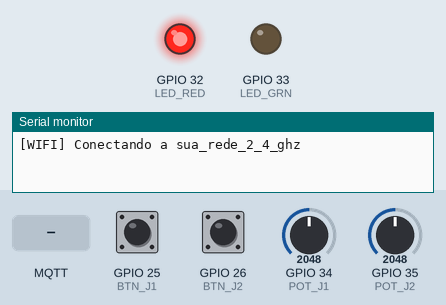
Simulated run of this sketch. Board: ESP32. On the bench: output pins drawn as LEDs (lit = HIGH), the last lines printed to the serial monitor. The inputs (shaded band) are chosen by the test bench; at power-on: GPIO 25 (BTN_J1) HIGH, GPIO 26 (BTN_J2) HIGH, GPIO 34 (POT_J1) = 2048, GPIO 35 (POT_J2) = 2048. WiFi joins after 1.5 s; servers stay silent unless stated; random numbers use the default seed unless the sketch sets one; no MQTT or app messages arrive unless stated.

Above: at 0.1 s.
At 2.7 s:
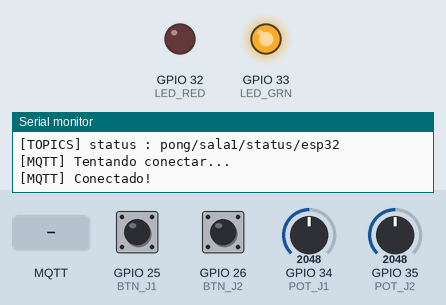
2.8 s: MQTT message "READY" arrives on the first subscribed topic
4.3 s: MQTT message "RESET_BALL" arrives on the first subscribed topic
5.8 s: MQTT message "PAUSE" arrives on the first subscribed topic
Timing chart, 0 to 8.8 s (numbered marks = the images above; inputs shaded):
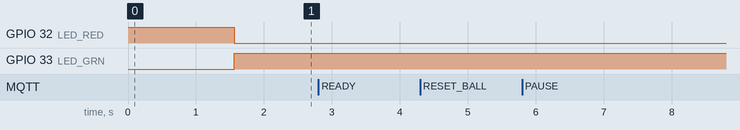

The sketch:

pong-esp32.ino
```cpp
/*
 * ============================================================
 *  PONG ESP32 — Firmware Completo
 *  Requisitos atendidos:
 *    ✅ Tópicos hierárquicos  pong/sala1/jogador1/movimento ...
 *    ✅ LWT configurado no connect()
 *    ✅ Retained Messages no status online
 *    ✅ QoS diferenciados por tipo de mensagem
 *    ✅ Potenciômetro (raquete) + Botão (READY)
 *    ✅ Limitador de borda (clamp 0–504)
 *    ✅ Backend autoritativo para física e placar
 *    ✅ LED de status visual
 * ============================================================
 *
 *  Ligações físicas:
 *    GPIO 34  → Potenciômetro J1 (wiper)
 *    GPIO 35  → Potenciômetro J2 (wiper)
 *    GPIO 25  → Botão J1 (INPUT_PULLUP → GND quando pressionado)
 *    GPIO 26  → Botão J2 (INPUT_PULLUP → GND quando pressionado)
 *    GPIO 32  → LED vermelho (+ resistor 330Ω → GND)
 *    GPIO 33  → LED verde   (+ resistor 330Ω → GND)
 *    3.3V     → Extremidade VCC dos potenciômetros
 *    GND      → Extremidade GND dos potenciômetros e botões
 * ============================================================
 */

#include <WiFi.h>
#include <WiFiClientSecure.h>
#include <PubSubClient.h>
#include <ArduinoJson.h>
#include "secrets.h"  // Credenciais locais; este arquivo nao vai para o Git.

// ============================================================
//  Pinos
// ============================================================
const int POT_J1   = 34;
const int POT_J2   = 35;
const int BTN_J1   = 25;
const int BTN_J2   = 26;
const int LED_RED  = 32;
const int LED_GRN  = 33;

// ============================================================
//  Dimensões do canvas (espelha o front)
// ============================================================
const int CANVAS_H   = 600;
const int PADDLE_H   = 96;
const int PADDLE_MIN = 0;
const int PADDLE_MAX = CANVAS_H - PADDLE_H;   // 504

// ============================================================
//  Wi-Fi
// ============================================================
// ============================================================
//  MQTT — HiveMQ Cloud
//  Troque para suas credenciais HiveMQ Cloud
// ============================================================
// MQTT_HOST, MQTT_PORT, MQTT_USER e MQTT_PASS ficam em secrets.h.

// ============================================================
//  Sala fixa (poderia vir de EEPROM ou config)
// ============================================================
const char* SALA = "sala1";

// ============================================================
//  Tópicos — hierarquia obrigatória da disciplina
//  pong/<sala>/<jogador>/movimento
//  pong/<sala>/estado
//  pong/<sala>/placar
//  pong/<sala>/status
//  pong/<sala>/chat
// ============================================================
char TOPIC_MOV_J1[40];    // pong/sala1/jogador1/movimento
char TOPIC_MOV_J2[40];    // pong/sala1/jogador2/movimento
char TOPIC_STATUS[48];    // pong/sala1/status/esp32
char TOPIC_CHAT[40];      // pong/sala1/chat
char TOPIC_CMDS[40];      // pong/sala1/comandos   (backend → ESP32)

void buildTopics() {
  snprintf(TOPIC_MOV_J1, sizeof(TOPIC_MOV_J1), "pong/%s/jogador1/movimento", SALA);
  snprintf(TOPIC_MOV_J2, sizeof(TOPIC_MOV_J2), "pong/%s/jogador2/movimento", SALA);
  snprintf(TOPIC_STATUS, sizeof(TOPIC_STATUS), "pong/%s/status/esp32",        SALA);
  snprintf(TOPIC_CHAT,   sizeof(TOPIC_CHAT),   "pong/%s/chat",                SALA);
  snprintf(TOPIC_CMDS,   sizeof(TOPIC_CMDS),   "pong/%s/comandos",            SALA);
}

// ============================================================
//  MQTT client
// ============================================================
WiFiClientSecure espClient;
PubSubClient mqtt(espClient);

// ============================================================
//  Estado do jogo
// ============================================================
int   posJ1 = CANVAS_H / 2 - PADDLE_H / 2;
int   posJ2 = CANVAS_H / 2 - PADDLE_H / 2;
int   lastJ1 = -1, lastJ2 = -1;
unsigned long lastPaddlePub = 0;
const int PADDLE_MS = 50;    // QoS 0, ~20 msg/s por raquete

// ============================================================
//  Utilitários
// ============================================================
int clamp(int v, int lo, int hi) {
  return v < lo ? lo : (v > hi ? hi : v);
}

// ============================================================
//  Wi-Fi setup
// ============================================================
void setupWifi() {
  Serial.printf("\n[WIFI] Conectando a %s\n", WIFI_SSID);
  WiFi.begin(WIFI_SSID, WIFI_PASSWORD);
  while (WiFi.status() != WL_CONNECTED) { delay(500); Serial.print("."); }
  Serial.printf("\n[WIFI] OK! IP: %s\n", WiFi.localIP().toString().c_str());
}

// ============================================================
//  MQTT reconnect — configura LWT antes do connect()
// ============================================================
void mqttReconnect() {
  while (!mqtt.connected()) {
    Serial.println("[MQTT] Tentando conectar...");
    digitalWrite(LED_RED, HIGH);
    digitalWrite(LED_GRN, LOW);

    String cid = "ESP32_Pong_" + String(random(0, 9999));

    // ── LWT ──────────────────────────────────────────────────
    // Publicado automaticamente pelo broker se a conexão cair
    // QoS 1, retained=true → qualquer subscriber que entrar depois
    // imediatamente vê o dispositivo como offline
    const char* lwtMsg = "{\"status\":\"offline\",\"device\":\"esp32\"}";

    if (mqtt.connect(cid.c_str(),
                     MQTT_USER, MQTT_PASS,
                     TOPIC_STATUS, 1, true, lwtMsg))
    {
      Serial.println("[MQTT] Conectado!");
      digitalWrite(LED_RED, LOW);
      digitalWrite(LED_GRN, HIGH);

      // ── Retained online ──────────────────────────────────
      // QoS 1, retained=true → novos subscribers recebem imediatamente
      mqtt.publish(TOPIC_STATUS,
                   "{\"status\":\"online\",\"device\":\"esp32\"}", true);

      // Assina comandos do backend (wildcard single-level dentro da sala)
      // pong/sala1/comandos  →  recebe READY, RESET, etc.
      mqtt.subscribe(TOPIC_CMDS, 1);   // QoS 1

    } else {
      Serial.printf("[MQTT] Falhou rc=%d, tentando em 5s\n", mqtt.state());
      delay(5000);
    }
  }
}

// ============================================================
//  Callback MQTT — recebe comandos do backend/front
// ============================================================
void mqttCallback(char* topic, byte* payload, unsigned int len) {
  char buf[256];
  unsigned int copiedLen = min(len, (unsigned int)(sizeof(buf) - 1));
  memcpy(buf, payload, copiedLen);
  buf[copiedLen] = '\0';
  Serial.printf("[MQTT] <- %s : %s\n", topic, buf);

  StaticJsonDocument<128> doc;
  if (deserializeJson(doc, buf)) return;

  if (strcmp(topic, TOPIC_CMDS) == 0) {
    const char* cmd = doc["comando"];
    if (cmd && strcmp(cmd, "READY") == 0) {
      Serial.println("[JOGO] Backend confirmou comando READY.");
    }
    if (cmd && strcmp(cmd, "RESET_BALL") == 0) {
      Serial.println("[JOGO] Backend confirmou comando RESET_BALL.");
    }
    if (cmd && strcmp(cmd, "PAUSE") == 0) {
      Serial.println("[JOGO] Partida pausada.");
    }
    if (cmd && strcmp(cmd, "RESUME") == 0) {
      Serial.println("[JOGO] Partida retomada.");
    }
    if (cmd && strcmp(cmd, "EXIT") == 0) {
      Serial.println("[JOGO] Partida encerrada.");
    }
  }
}

// ============================================================
//  Publicações helpers
// ============================================================

// Movimento de raquete — QoS 0 (fire-and-forget, alta frequência)
void publishMovement(const char* topic, int y) {
  StaticJsonDocument<64> doc;
  doc["y"] = y;
  doc["ts"] = millis();
  char buf[64];
  serializeJson(doc, buf);
  mqtt.publish(topic, buf, false);   // QoS 0, not retained
}

void publishCommand(const char* command, const char* player) {
  StaticJsonDocument<160> doc;
  doc["comando"] = command;
  doc["player"] = player;
  doc["command_id"] = "esp32-" + String(millis());
  char buf[160];
  serializeJson(doc, buf);
  mqtt.publish(TOPIC_CMDS, buf, false);
}

// ============================================================
//  SETUP
// ============================================================
void setup() {
  Serial.begin(115200);
  buildTopics();

  pinMode(LED_RED, OUTPUT);
  pinMode(LED_GRN, OUTPUT);
  pinMode(BTN_J1,  INPUT_PULLUP);
  pinMode(BTN_J2,  INPUT_PULLUP);
  digitalWrite(LED_RED, HIGH);
  digitalWrite(LED_GRN, LOW);

  setupWifi();
  // Para demonstracao, aceita o certificado TLS sem armazenar a CA.
  // Em producao, use espClient.setCACert(...) para validar o servidor.
  espClient.setInsecure();
  mqtt.setServer(MQTT_HOST, MQTT_PORT);
  mqtt.setCallback(mqttCallback);
  randomSeed(analogRead(0));
  Serial.println("[SETUP] Pronto.");
  Serial.printf("[TOPICS] J1-mov : %s\n", TOPIC_MOV_J1);
  Serial.printf("[TOPICS] J2-mov : %s\n", TOPIC_MOV_J2);
  Serial.printf("[TOPICS] status : %s\n", TOPIC_STATUS);
}

// ============================================================
//  LOOP
// ============================================================
void loop() {
  if (!mqtt.connected()) mqttReconnect();
  mqtt.loop();

  // ── Botões ────────────────────────────────────────────────
  if (digitalRead(BTN_J1) == LOW) {
    publishCommand("READY", "jogador1");
    delay(300);
  }
  if (digitalRead(BTN_J2) == LOW) {
    publishCommand("READY", "jogador2");
    delay(300);
  }

  unsigned long now = millis();

  // ── Raquetes (QoS 0, 50ms) ───────────────────────────────
  if (now - lastPaddlePub > PADDLE_MS) {
    lastPaddlePub = now;

    int y1 = clamp(map(analogRead(POT_J1), 0, 4095, PADDLE_MIN, PADDLE_MAX),
                   PADDLE_MIN, PADDLE_MAX);
    int y2 = clamp(map(analogRead(POT_J2), 0, 4095, PADDLE_MIN, PADDLE_MAX),
                   PADDLE_MIN, PADDLE_MAX);

    if (abs(y1 - lastJ1) > 2) {
      posJ1 = y1; lastJ1 = y1;
      publishMovement(TOPIC_MOV_J1, y1);
    }
    if (abs(y2 - lastJ2) > 2) {
      posJ2 = y2; lastJ2 = y2;
      publishMovement(TOPIC_MOV_J2, y2);
    }
  }

  // ── Bolinha (~30 FPS) ─────────────────────────────────────
  // A física e o placar são calculados somente pelo backend autoritativo.
}
```

secrets.example.h
```cpp
#pragma once

// Duplique este arquivo como secrets.h antes de compilar o ESP32.
const char* WIFI_SSID = "sua_rede_2_4_ghz";
const char* WIFI_PASSWORD = "sua_senha_wifi";

const char* MQTT_HOST = "seu-cluster.s1.eu.hivemq.cloud";
const int MQTT_PORT = 8883;
const char* MQTT_USER = "seu_usuario_hivemq";
const char* MQTT_PASS = "sua_senha_hivemq";
```
